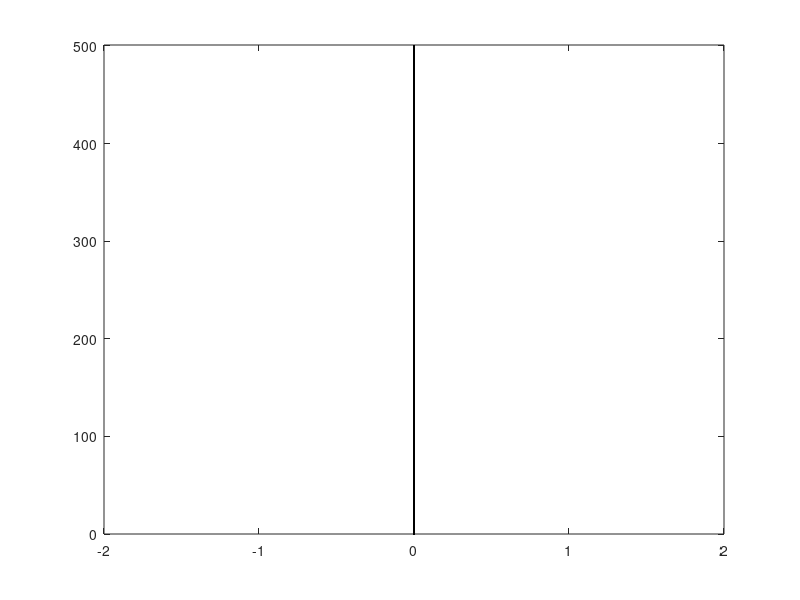

This figure's MATLAB source: (Note: this script raises an error after producing the figure.)
% Стартовая программа для демонстрации случайных блужданий
n = 1000;  % Число частиц
dh = .02;  % Параметр случайного распределения

% Задание вектор-столбцов координат точек
y = (1:n) / 2;
y = y'; 
x = zeros(size(y));

h = plot(x, y, 'k.');  % Вывод начального положения точек
axis([-2 2 0 500 + 1]);  % Задание осей

% Определение режима перерисовки и размера точек
set(h, 'EraseMode', 'background', 'MarkerSize', 3);
pause(1);  % Пауза для вывода графика на экран

i = 0;  % Начальное значение

dn = -2:0.05:2;
a = 0;
b = 0;
ln = line(b, a);
le = line;
lq = line;
set(le, 'Marker', 'x', 'Color', 'r');
nc = 0;
xx = -1:0.05:1;

while nc < 100000  % Не бесконечный цикл
    nc = nc + 1;
    i = i + 1;

    x = x + dh * (2 * rand(n, 1) - 1) + dh * 0.05;  % Случайные смещения x-координаты

    % Смена координат точек на рисунке
    cm = 0;
    for ic = 1:n
        if x(ic) > 1
            x(ic) = 1; 
        end;
        cm = cm + x(ic);
    end;
    cm = cm / n;

    set(h, 'XData', x, 'YData', y, 'Color', 'k');
    [a, b] = hist(x, dn);
    [a, b] = stairs(a, b);

    c = n * exp(-(xx - 1) / (cm - 1));
    set(ln, 'XData', b, 'YData', a);
    set(le, 'XData', cm, 'YData', 250);
    set(lq, 'XData', xx, 'YData', c);

    pause(0.01);
end;
